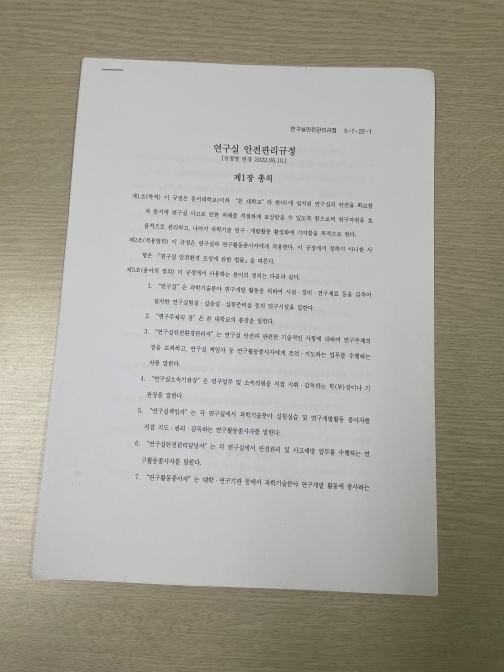
#> input picture chapter1-4/chap1413/page_s.jpg, 504 x 672 px
$ jupyter execute --allow-errors chap1413.ipynb
#> lines starting #> are read from the running program, lines starting #| are printed output that depends on the picture; after the words box and inside, x2 and y2 are one past the last pixel; in counts of white or black regions, pixels touching at a corner belong together
[cell 1]
import cv2
import numpy as np
from matplotlib import pyplot as plt

[cell 2]
import cv2
import numpy as np
from matplotlib import pyplot as plt
img = cv2.imread('page_s.jpg')
#> img is the input picture: shape (672, 504, 3); mean B, G, R 153.6, 162.8, 165.3
gray = cv2.cvtColor(img,cv2.COLOR_BGR2GRAY)
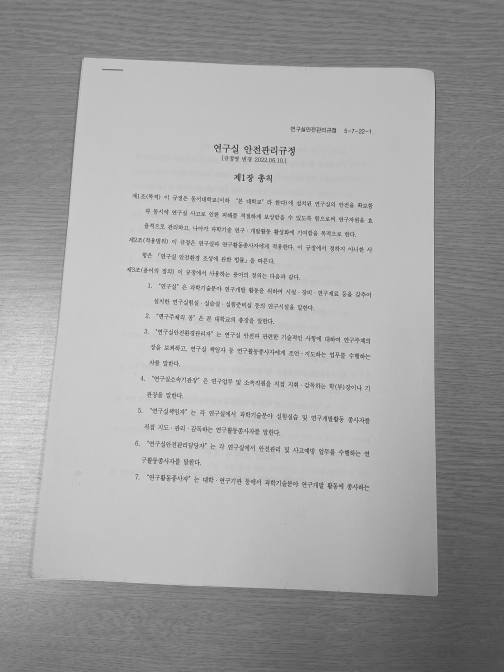
#> gray: shape (672, 504); min 47, max 230, mean 162.4
edges = cv2.Canny(gray,50,150,apertureSize = 3)
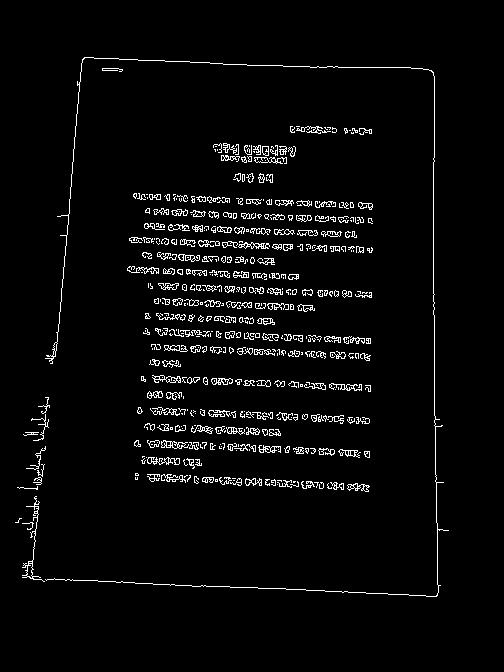
#> edges: shape (672, 504); 3.6% white in thin lines or dots, all inside (x1, y1, x2, y2) = (15, 57, 449, 597)

lines = cv2.HoughLines(edges,1,np.pi/180,200)
#> lines = None
#> (the rest of this cell did not finish here and is left out)

[cell 3]
import cv2
import numpy as np
from matplotlib import pyplot as plt
def nothing(x):
    pass

cv2.namedWindow('image')
cv2.createTrackbar('threshold', 'image', 100, 500, nothing)
cv2.createTrackbar('number', 'image', 1, 100, nothing)
font = cv2.FONT_HERSHEY_SIMPLEX
while(1):
    k = cv2.waitKey(1) & 0xFF
#> (key Esc is pressed here)
    if k == 27:
        break
    threshold = cv2.getTrackbarPos('threshold', 'image')
    number = cv2.getTrackbarPos('number', 'image')
    lines = cv2.HoughLines(edges, 1, np.pi/180, threshold)
    img_rgb = cv2.imread('page_s.jpg')
    numbers = number
    if(lines.shape[0]<number):
        numbers = lines.shape[0]
    msg = "numbers:"+str(lines.shape[0])
    cv2.putText(img_rgb, msg, (10, 30), font, 0.5, (255,255,255), 1, cv2.LINE_AA)
    for i in range(numbers):
        for rho,theta in lines[i]:
            a = np.cos(theta)
            b = np.sin(theta)
            x0 = a*rho
            y0 = b*rho
            x1 = int(x0 + 1000*(-b))
            y1 = int(y0 + 1000*(a))
            x2 = int(x0 - 1000*(-b))
            y2 = int(y0 - 1000*(a))
            cv2.line(img_rgb,(x1,y1),(x2,y2),(0,0,255),2)
    cv2.imshow('image',img_rgb)

[cell 4]
import cv2
import numpy as np
from matplotlib import pyplot as plt

cv2.namedWindow('image')
cv2.createTrackbar('minLineLength', 'image', 1, 500, nothing)
cv2.createTrackbar('maxLineGap', 'image', 1, 500, nothing)
cv2.createTrackbar('number', 'image', 1, 500, nothing)
font = cv2.FONT_HERSHEY_SIMPLEX
while(1):
    k = cv2.waitKey(1) & 0xFF
#> (key Esc is pressed here)
